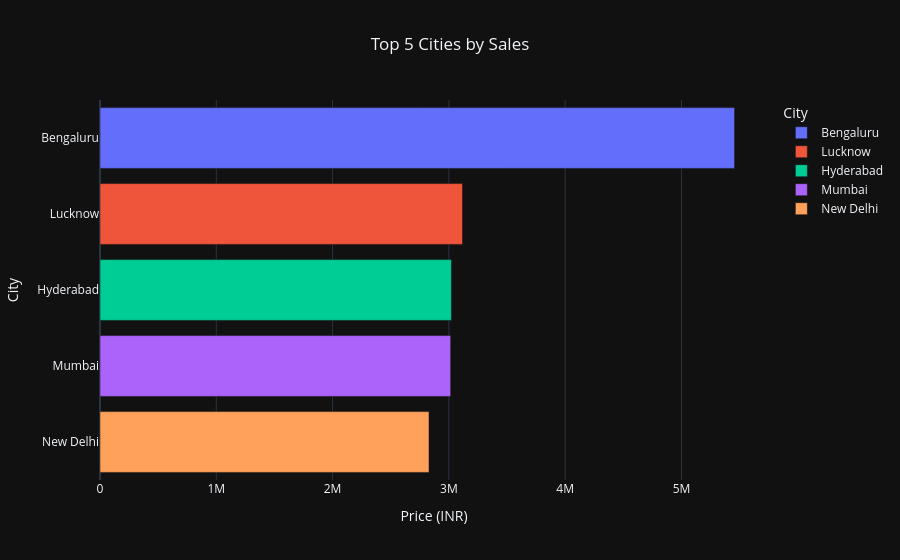

Notebook code for this chart:
### Code cell
top5_cities = city_sales.sort_values(by="Price (INR)", ascending=False).head(5)

fig = px.bar(
    top5_cities,
    x="Price (INR)",
    y="City",
    orientation="h",
    title="Top 5 Cities by Sales",
    color="City",
)

fig.update_layout(
    template="plotly_dark",
    title_x=0.5
)

fig.show()

### Figure 1 — Plotly figure (JSON) as saved in the notebook; plotly's stock layout.template omitted (floating-point values rounded to 4 significant figures)
{"data": [{"alignmentgroup": "True", "hovertemplate": "City=%{y}<br>Price (INR)=%{x}<extra></extra>", "legendgroup": "Bengaluru", "marker": {"color": "#636efa", "pattern": {"shape": ""}}, "name": "Bengaluru", "offsetgroup": "Bengaluru", "orientation": "h", "showlegend": true, "textposition": "auto", "type": "bar", "x": [5457000.0], "xaxis": "x", "y": ["Bengaluru"], "yaxis": "y"}, {"alignmentgroup": "True", "hovertemplate": "City=%{y}<br>Price (INR)=%{x}<extra></extra>", "legendgroup": "Lucknow", "marker": {"color": "#EF553B", "pattern": {"shape": ""}}, "name": "Lucknow", "offsetgroup": "Lucknow", "orientation": "h", "showlegend": true, "textposition": "auto", "type": "bar", "x": [3117000.0], "xaxis": "x", "y": ["Lucknow"], "yaxis": "y"}, {"alignmentgroup": "True", "hovertemplate": "City=%{y}<br>Price (INR)=%{x}<extra></extra>", "legendgroup": "Hyderabad", "marker": {"color": "#00cc96", "pattern": {"shape": ""}}, "name": "Hyderabad", "offsetgroup": "Hyderabad", "orientation": "h", "showlegend": true, "textposition": "auto", "type": "bar", "x": [3022000.0], "xaxis": "x", "y": ["Hyderabad"], "yaxis": "y"}, {"alignmentgroup": "True", "hovertemplate": "City=%{y}<br>Price (INR)=%{x}<extra></extra>", "legendgroup": "Mumbai", "marker": {"color": "#ab63fa", "pattern": {"shape": ""}}, "name": "Mumbai", "offsetgroup": "Mumbai", "orientation": "h", "showlegend": true, "textposition": "auto", "type": "bar", "x": [3016000.0], "xaxis": "x", "y": ["Mumbai"], "yaxis": "y"}, {"alignmentgroup": "True", "hovertemplate": "City=%{y}<br>Price (INR)=%{x}<extra></extra>", "legendgroup": "New Delhi", "marker": {"color": "#FFA15A", "pattern": {"shape": ""}}, "name": "New Delhi", "offsetgroup": "New Delhi", "orientation": "h", "showlegend": true, "textposition": "auto", "type": "bar", "x": [2829000.0], "xaxis": "x", "y": ["New Delhi"], "yaxis": "y"}], "layout": {"barmode": "relative", "legend": {"title": {"text": "City"}, "tracegroupgap": 0}, "title": {"text": "Top 5 Cities by Sales", "x": 0.5}, "xaxis": {"anchor": "y", "domain": [0, 1], "title": {"text": "Price (INR)"}}, "yaxis": {"anchor": "x", "categoryarray": ["New Delhi", "Mumbai", "Hyderabad", "Lucknow", "Bengaluru"], "categoryorder": "array", "domain": [0, 1], "title": {"text": "City"}}}}
